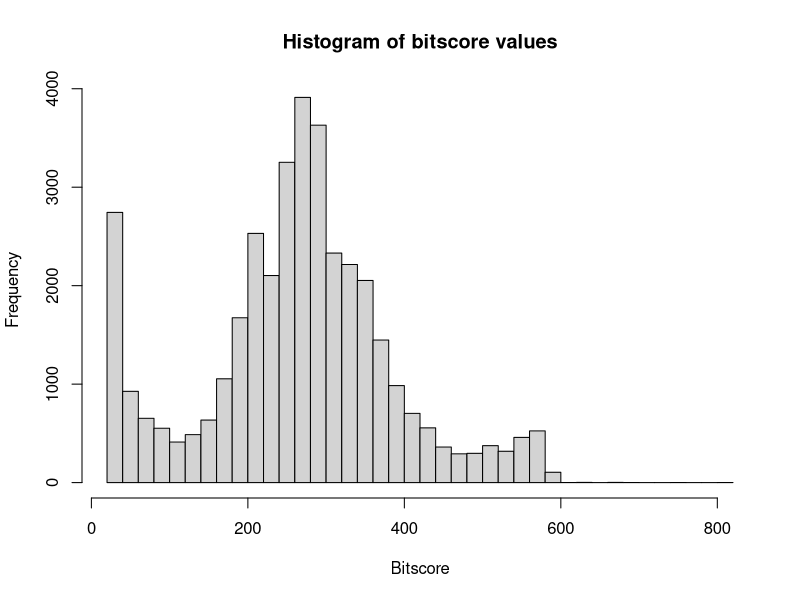
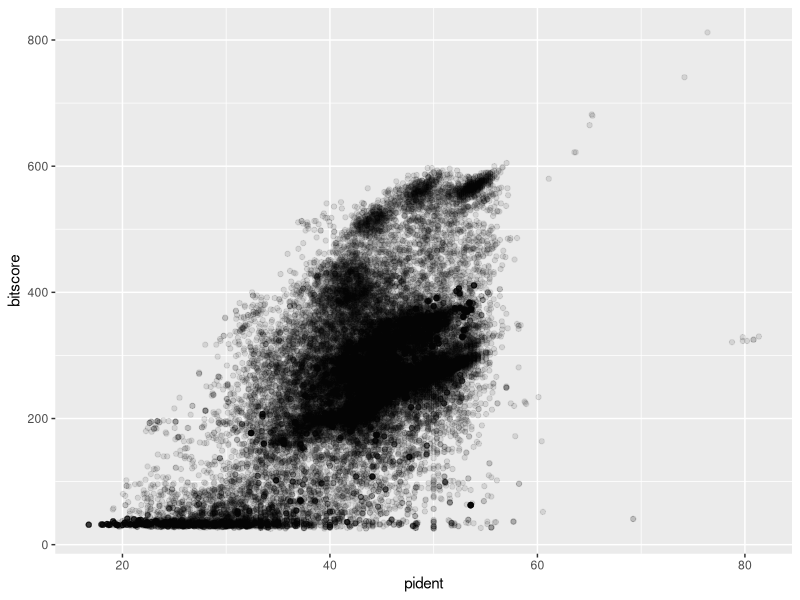
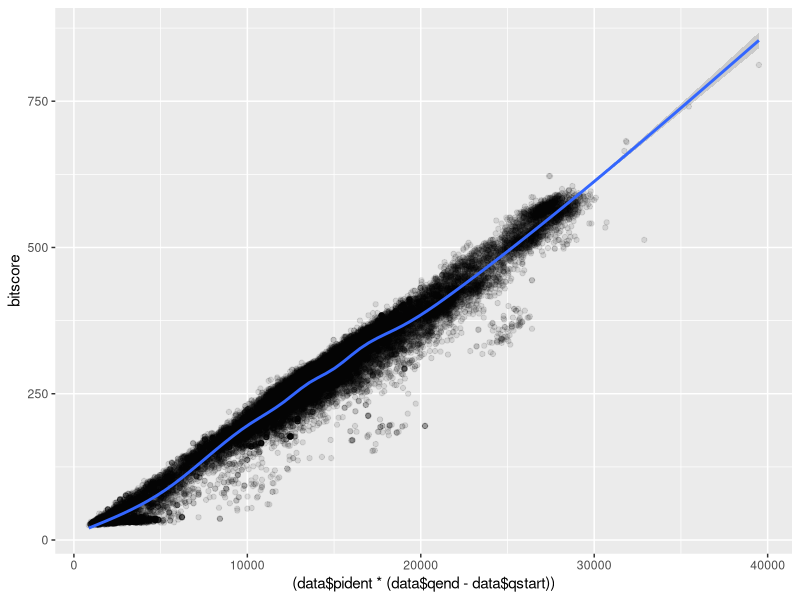

Write the R code that produced these figures, in order.
## ---- chunk 1
data <- read.table("results.tsv")
head(data)
## ---- chunk 2
colnames(data) <- c("qseqid", "sseqid", "pident", "length", "mismatch", "gapopen", "qstart", "qend", "sstart", "send", "evalue", "bitscore")

## ---- chunk 3
hist(data$bitscore, breaks = 30, main = "Histogram of bitscore values", 
     xlab = "Bitscore", ylab = "Frequency")
## ---- chunk 4
library(ggplot2)
ggplot(data, aes(pident, bitscore)) + geom_point(alpha=0.1) 
## ---- chunk 5
ggplot(data, aes((data$pident * (data$qend - data$qstart)), bitscore)) + geom_point(alpha=0.1) + geom_smooth()
